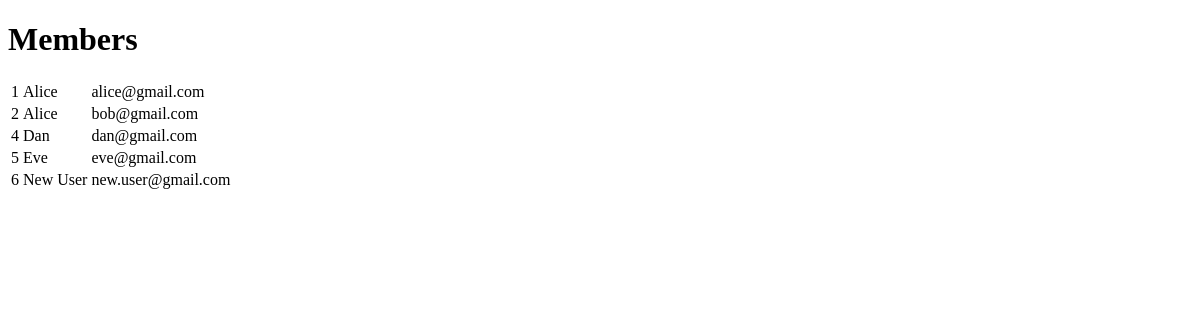
The app's page /members, older data.
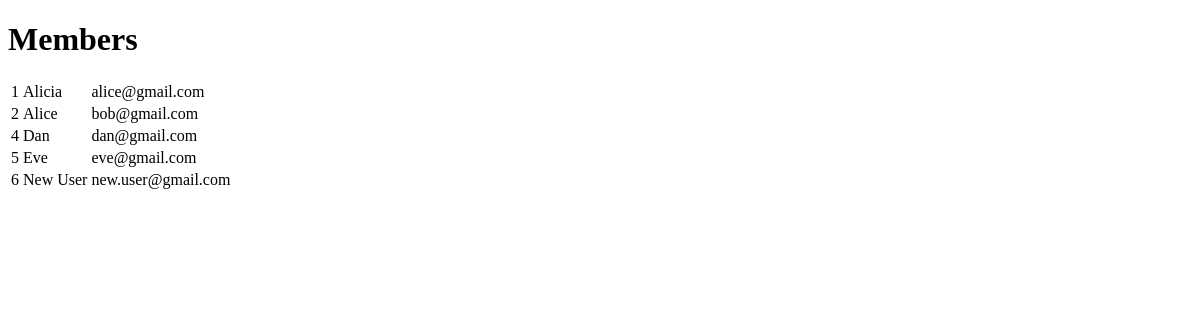
The same page, newer data.
### tables this page shows
CREATE TABLE "users" (
	"id"	INTEGER UNIQUE,
	"name"	TEXT,
	"email"	TEXT,
	"active"	INTEGER,
	PRIMARY KEY("id" AUTOINCREMENT)
);

### flask_demo/app.py (the view)
@app.route("/members")
def member():
    dao = UserDAO()
    members = dao.get_all()
    dao.close()
    return render_template("members.html", members=members)

### UserDAO.py (called while the page is built)
    def get_all(self):
        cur = self.conn.cursor()
        sql = "SELECT * FROM users"
        res = cur.execute(sql)
        users = []
        for user in res:
            id, name, email, active = user
            users.append(User(id, name, email, active))
        cur.close()
        return users

    def close(self):
        self.conn.close()

### flask_demo/templates/members.html (shortened to what this page needs)
<!DOCTYPE html>
<html lang="en">
<head>
</head>
<body>
    <h1>Members</h1>
    <table>
    {% for member in members %}
        <tr>
            <td>{{ member.id }}</td>
            <td>{{ member.name }}</td>
            <td>{{ member.email }}</td>
        </tr>
    {% endfor %}
    </table>
</body>
</html>

Row changes from the older to the newer data that the page shows:
changed users "alice@gmail.com": name "Alice" → "Alicia"
